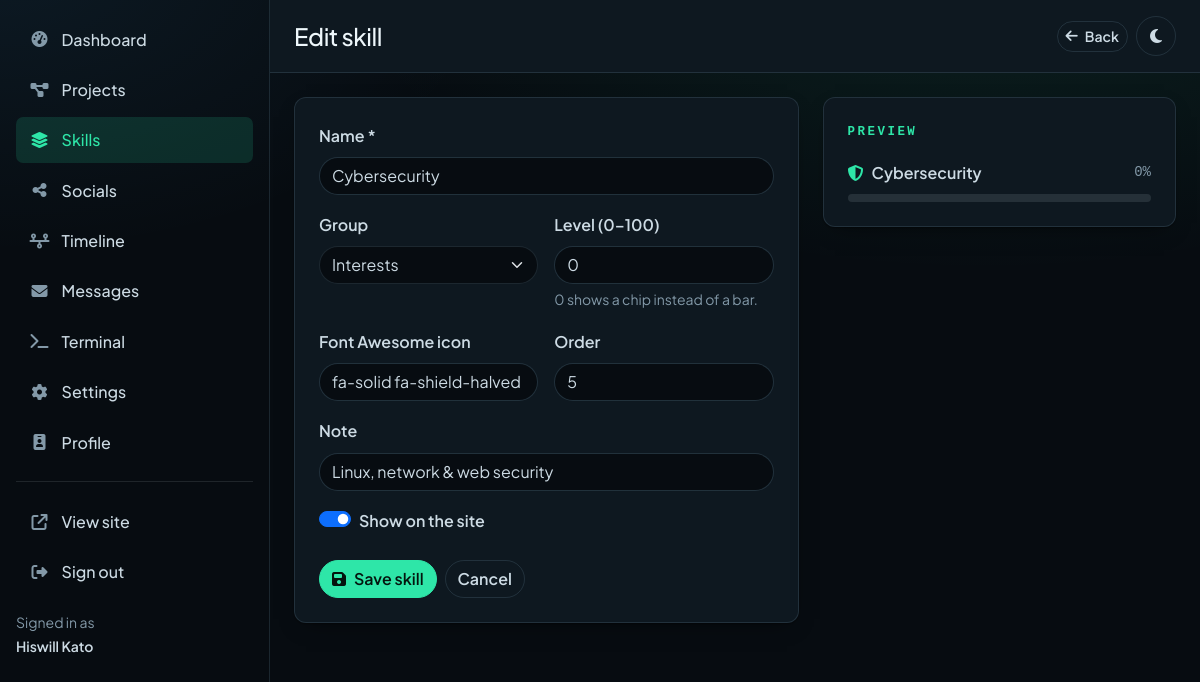
Page /admin/skill.php?id=19 (signed in) on the committed database.
### tables this page shows
CREATE TABLE profile (
  id        INT UNSIGNED NOT NULL AUTO_INCREMENT,
  name      VARCHAR(80)  NOT NULL,
  alias     VARCHAR(40)  NOT NULL DEFAULT '',
  title     VARCHAR(120) NOT NULL,
  tagline   VARCHAR(200) NOT NULL DEFAULT '',
  bio       TEXT         NOT NULL,
  about     MEDIUMTEXT   NOT NULL,
  location  VARCHAR(120) NOT NULL DEFAULT '',
  campus    VARCHAR(160) NOT NULL DEFAULT '',
  degree    VARCHAR(160) NOT NULL DEFAULT '',
  email     VARCHAR(160) NOT NULL DEFAULT '',
  phone     VARCHAR(40)  NOT NULL DEFAULT '',
  avatar    VARCHAR(200) NOT NULL DEFAULT '',
  resume    VARCHAR(200) NOT NULL DEFAULT '',
  available TINYINT(1)   NOT NULL DEFAULT 1,
  updated   TIMESTAMP    NOT NULL DEFAULT CURRENT_TIMESTAMP ON UPDATE CURRENT_TIMESTAMP,
  PRIMARY KEY (id)
);

CREATE TABLE skills (
  id       INT UNSIGNED NOT NULL AUTO_INCREMENT,
  name     VARCHAR(80)  NOT NULL,
  category ENUM('language','stack','interest','practice') NOT NULL DEFAULT 'language',
  level    TINYINT UNSIGNED NOT NULL DEFAULT 0,
  icon     VARCHAR(60)  NOT NULL DEFAULT '',
  note     VARCHAR(200) NOT NULL DEFAULT '',
  sort     INT UNSIGNED NOT NULL DEFAULT 0,
  shown    TINYINT(1)   NOT NULL DEFAULT 1,
  PRIMARY KEY (id)
);

### app/db.php (called while the page is built, shortened)
<?php
function db(): mysqli
{
    static $conn = null;
    if ($conn === null) {
        try {
            $conn = new mysqli(DB_HOST, DB_USER, DB_PASS, DB_NAME);
            $conn->set_charset('utf8mb4');
        } catch (mysqli_sql_exception $problem) {
            http_response_code(503);
            $detail = SHOW_ERRORS ? '<p><code>' . htmlspecialchars($problem->getMessage()) . '</code></p>' : '';
            exit('<!doctype html><meta charset="utf-8"><title>Database unavailable</title>'
                . '<div style="font:16px/1.6 system-ui;max-width:36rem;margin:14vh auto;padding:0 1.5rem">'
                . '<h1 style="font-size:1.4rem">The database is not reachable.</h1>'
                . $detail
                . '<p>Check the <code>DB_*</code> values in <code>app/config.php</code> and that MariaDB is running.</p>'
                . '</div>');
        }
    }
    return $conn;
}
function query(string $sql, array $args = []): mysqli_stmt
{
    $statement = db()->prepare($sql);
    if ($args !== []) {
        $types = '';
        foreach ($args as $value) {
            $types .= is_int($value) ? 'i' : (is_float($value) ? 'd' : 's');
        }
        $bound = [$types];
        foreach ($args as $index => $ignored) {
            $bound[] = &$args[$index];
        }
        call_user_func_array([$statement, 'bind_param'], $bound);
    }
    $statement->execute();
    return $statement;
}
function one(string $sql, array $args = []): ?array
{
    $row = query($sql, $args)->get_result()->fetch_assoc();
    return $row ?: null;
}

### app/data.php (called while the page is built, shortened)
<?php
function me(): array
{
    static $me = null;
    if ($me === null) {
        $me = one('SELECT * FROM profile ORDER BY id LIMIT 1') ?? [];
    }
    return $me;
}
function categories(): array
{
    return [
        'language' => 'Languages',
        'stack' => 'Tools & Platforms',
        'interest' => 'Interests',
        'practice' => 'Hands-on Skills',
    ];
}

### admin/skill.php (the view, shortened to what this page needs)
<?php
require __DIR__ . '/../app/init.php';
$id  = (int) ($_GET['id'] ?? 0);
$row = $id > 0 ? one('SELECT * FROM skills WHERE id = ?', [$id]) : null;
$data = [
    'name'     => $row['name']     ?? '',
    'category' => $row['category'] ?? 'language',
    'level'    => (int) ($row['level'] ?? 0),
    'icon'     => $row['icon']     ?? 'fa-solid fa-code',
    'note'     => $row['note']     ?? '',
    'sort'     => (int) ($row['sort'] ?? 0),
    'shown'    => (int) ($row['shown'] ?? 1),
];
$title   = $row ? 'Edit skill' : 'New skill';
$actions = '<a class="btn btn-ghost btn-sm" href="' . panel('skills') . '">' . icon('fa-solid fa-arrow-left') . ' Back</a>';
require __DIR__ . '/parts/header.php';
?>
<div class="row g-4">
    <div class="col-lg-7">
        <div class="card p-4">
            <form method="post" action="<?= panel('skill' . ($id ? '?id=' . $id : '')) ?>">
                <label class="form-label fw-semibold" for="name">Name *</label>
                <input class="form-control mb-3" id="name" name="name" value="<?= e($data['name']) ?>" required autofocus>
                <div class="row g-3">
                    <div class="col-md-6">
                        <label class="form-label fw-semibold" for="category">Group</label>
                        <select class="form-select" id="category" name="category">
                            <?= options(categories(), $data['category']) ?>
                        </select>
                    </div>
                    <div class="col-md-6">
                        <label class="form-label fw-semibold" for="level">Level (0–100)</label>
                        <input class="form-control" id="level" name="level" type="number" min="0" max="100" value="<?= (int) $data['level'] ?>">
                        <div class="form-text">0 shows a chip instead of a bar.</div>
                    </div>
                    <div class="col-md-6">
                        <label class="form-label fw-semibold" for="icon">Font Awesome icon</label>
                        <input class="form-control" id="icon" name="icon" value="<?= e($data['icon']) ?>">
                    </div>
                    <div class="col-md-6">
                        <label class="form-label fw-semibold" for="sort">Order</label>
                        <input class="form-control" id="sort" name="sort" type="number" value="<?= (int) $data['sort'] ?>">
                    </div>
                    <div class="col-12">
                        <label class="form-label fw-semibold" for="note">Note</label>
                        <input class="form-control" id="note" name="note" value="<?= e($data['note']) ?>" maxlength="200">
                    </div>
                    <div class="col-12">
                        <div class="form-check form-switch">
                            <input class="form-check-input" type="checkbox" role="switch" id="shown" name="shown" <?= $data['shown'] ? 'checked' : '' ?>>
                            <label class="form-check-label fw-semibold" for="shown">Show on the site</label>
                        </div>
                    </div>
                </div>
                <div class="d-flex gap-2 mt-4">
                    <button class="btn btn-primary" type="submit"><?= icon('fa-solid fa-floppy-disk') ?> Save skill</button>
                    <a class="btn btn-ghost" href="<?= panel('skills') ?>">Cancel</a>
                </div>
            </form>
        </div>
    </div>
    <div class="col-lg-5">
        <div class="card p-4">
            <span class="eyebrow mb-3">Preview</span>
            <div class="d-flex justify-content-between align-items-center mb-2">
                <span class="fw-semibold"><i class="<?= e($data['icon']) ?> text-primary me-2"></i><?= e($data['name'] ?: 'Skill name') ?></span>
                <span class="mono small text-body-secondary"><?= (int) $data['level'] ?>%</span>
            </div>
            <div class="meter"><span style="width: <?= (int) $data['level'] ?>%"></span></div>
        </div>
    </div>
</div>
<?php require __DIR__ . '/parts/footer.php'; ?>

### admin/parts/header.php (shortened to what this page needs)
<?php
$user = guard();
$me   = me();
$here = basename($_SERVER['SCRIPT_NAME'] ?? 'index.php', '.php');
$label = $title ?? 'Dashboard';
$menu = [
    ['index',    ['index'],                     'Dashboard', 'fa-solid fa-gauge-high'],
    ['projects', ['projects', 'project'],       'Projects',  'fa-solid fa-diagram-project'],
    ['skills',   ['skills', 'skill'],           'Skills',    'fa-solid fa-layer-group'],
    ['socials',  ['socials', 'social'],         'Socials',   'fa-solid fa-share-nodes'],
    ['timelines', ['timelines', 'timeline'],    'Timeline',  'fa-solid fa-timeline'],
    ['messages', ['messages', 'message'],       'Messages',  'fa-solid fa-envelope'],
    ['terminal', ['terminal'],                  'Terminal',  'fa-solid fa-terminal'],
    ['settings', ['settings'],                  'Settings',  'fa-solid fa-gear'],
    ['profile',  ['profile'],                   'Profile',   'fa-solid fa-id-badge'],
];
?>
<!doctype html>
<html lang="en" data-theme="dark" data-bs-theme="dark">
<head>
<link rel="stylesheet" href="<?= asset('css/bootstrap.min.css') ?>">
<link rel="stylesheet" href="<?= asset('css/all.min.css') ?>">
<link rel="stylesheet" href="<?= asset('css/style.css') ?>">
</head>
<body>
<div class="admin-shell d-flex">
    <div class="offcanvas-lg offcanvas-start admin-side" id="sidebar" tabindex="-1" aria-label="Admin menu">
        <div class="offcanvas-body d-flex flex-column p-3">
            <nav class="d-grid gap-1">
                <?php foreach ($menu as [$key, $scripts, $text, $glyph]): ?>
                    <?php $active = in_array($here, $scripts, true); ?>
                    <a class="admin-link<?= $active ? ' active' : '' ?>" href="<?= panel($key === 'index' ? '' : $key) ?>">
                        <i class="<?= e($glyph) ?>"></i>
                        <span><?= e($text) ?></span>
                    </a>
                <?php endforeach; ?>
            </nav>
            <hr class="my-3">
            <nav class="d-grid gap-1">
                <a class="admin-link" href="<?= url() ?>" target="_blank" rel="noopener">
                    <i class="fa-solid fa-arrow-up-right-from-square"></i><span>View site</span>
                </a>
                <a class="admin-link" href="<?= panel('logout') ?>">
                    <i class="fa-solid fa-right-from-bracket"></i><span>Sign out</span>
                </a>
            </nav>
            <div class="mt-auto pt-3 small text-body-secondary">
                Signed in as<br><span class="fw-semibold text-body"><?= e($user['name']) ?></span>
            </div>
        </div>
    </div>
    <div class="flex-grow-1 min-width-0">
        <header class="d-flex align-items-center gap-3 px-3 px-lg-4 py-3 border-bottom"
                style="background: var(--surface); position: sticky; top: 0; z-index: 1020;">
            <h1 class="h4 mb-0"><?= e($label) ?></h1>
            <div class="ms-auto d-flex align-items-center gap-2">
                <?php if (!empty($actions)): ?>
                    <div class="d-flex flex-wrap gap-2"><?= $actions ?></div>
                <?php endif; ?>
                <?= themeToggle() ?>
            </div>
        </header>
        <div class="p-3 p-lg-4">

### rows in the picture
profile: name "Hiswill Kato"
skills: name "Cybersecurity", category "Interests", level "0", icon "fa-solid fa-shield-halved", sort "5", note "Linux, network & web security", shown "☑"

### other values in the picture
$text "Dashboard"
$text "Projects"
$text "Skills"
$text "Socials"
$text "Timeline"
$text "Messages"
$text "Terminal"
$text "Settings"
$text "Profile"
$label "Edit skill"
